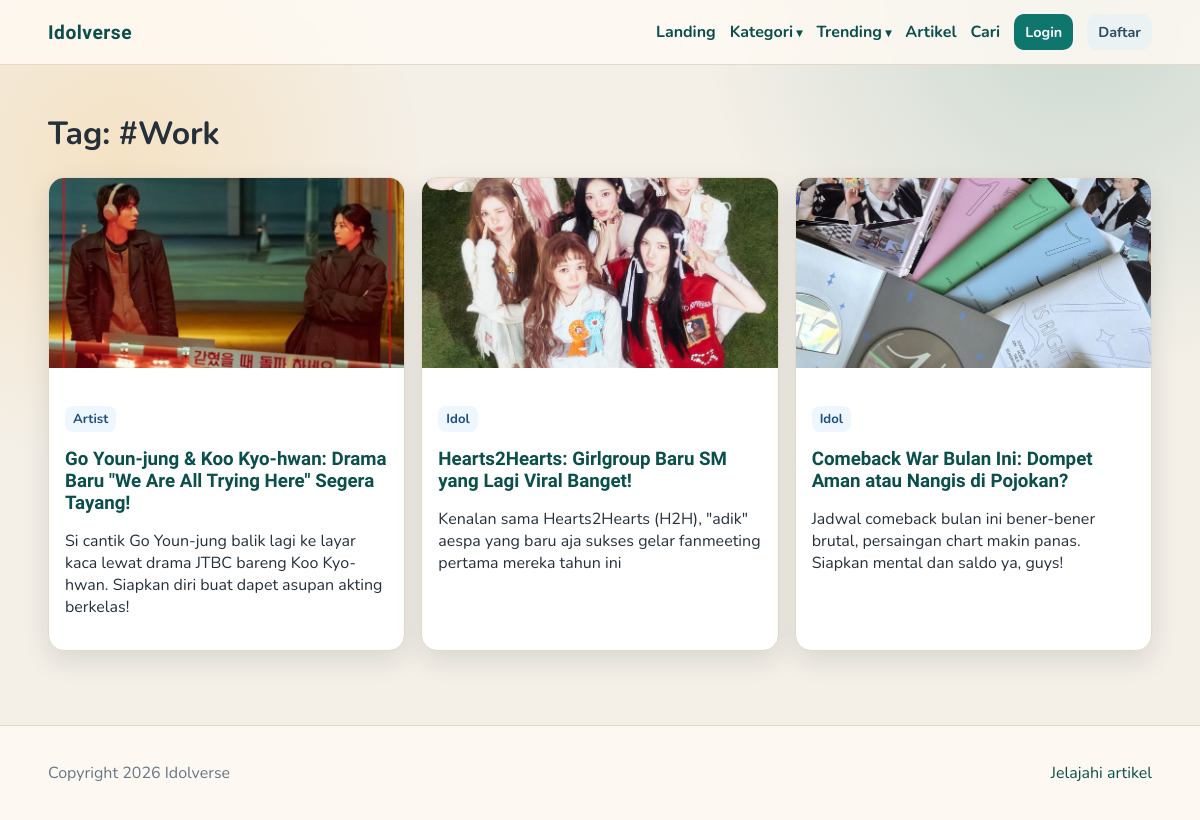
/blog/tag.php?slug=work, run on the app's committed database.
### tables this page shows
CREATE TABLE `tags` (
  `id` int(11) NOT NULL,
  `name` varchar(80) NOT NULL,
  `slug` varchar(100) NOT NULL,
  `created_at` timestamp NOT NULL DEFAULT current_timestamp()
);

CREATE TABLE `posts` (
  `id` int(11) NOT NULL,
  `user_id` int(11) NOT NULL,
  `category_id` int(11) NOT NULL,
  `title` varchar(180) NOT NULL,
  `slug` varchar(200) NOT NULL,
  `excerpt` text DEFAULT NULL,
  `content` longtext NOT NULL,
  `image_url` varchar(255) DEFAULT NULL,
  `is_published` tinyint(1) DEFAULT 1,
  `created_at` timestamp NOT NULL DEFAULT current_timestamp(),
  `updated_at` timestamp NOT NULL DEFAULT current_timestamp() ON UPDATE current_timestamp()
);

CREATE TABLE `categories` (
  `id` int(11) NOT NULL,
  `name` varchar(80) NOT NULL,
  `slug` varchar(100) NOT NULL,
  `created_at` timestamp NOT NULL DEFAULT current_timestamp()
);

### blog/includes/auth.php (called while the page is built, shortened)
<?php
function e(string $value): string {
    return htmlspecialchars($value, ENT_QUOTES, 'UTF-8');
}
?>

### blog/tag.php (the view, shortened to what this page needs)
<?php
require_once __DIR__ . '/includes/helpers.php';
$slug = trim($_GET['slug'] ?? '');
$stmt = $pdo->prepare('SELECT * FROM tags WHERE slug = ? LIMIT 1');
$stmt->execute([$slug]);
$tag = $stmt->fetch();
$postStmt = $pdo->prepare("SELECT p.*, c.name AS category_name FROM post_tags pt
JOIN posts p ON p.id = pt.post_id
JOIN categories c ON c.id = p.category_id
WHERE pt.tag_id = ? AND p.is_published = 1 ORDER BY p.created_at DESC");
$postStmt->execute([(int)$tag['id']]);
$posts = $postStmt->fetchAll();
include __DIR__ . '/includes/header.php';
?>
<div class="container">
    <h1>Tag: #<?= e($tag['name']); ?></h1>
    <div class="card-grid">
        <?php foreach ($posts as $post): ?>
        <article class="card">
            <img src="<?= e($post['image_url'] ?: 'https://images.unsplash.com/photo-1455390582262-044cdead277a?auto=format&fit=crop&w=1200&q=80'); ?>" alt="<?= e($post['title']); ?>">
            <div class="card-body">
                <p><span class="badge"><?= e($post['category_name']); ?></span></p>
                <h3><a href="/blog/post.php?slug=<?= e($post['slug']); ?>"><?= e($post['title']); ?></a></h3>
                <p><?= e($post['excerpt'] ?? ''); ?></p>
            </div>
        </article>
        <?php endforeach; ?>
    </div>
</div>
<?php include __DIR__ . '/includes/footer.php'; ?>

### blog/assets/css/style.css (style rules this page uses)
:root { --bg: #f4efe7; --surface: #fffaf3; --card: #ffffff; --text: #25303b; --muted: #667788; --brand: #0f766e; --brand-dark: #0a4f4b; --accent: #f59e0b; --danger: #b42318; --line: #e4d9c8; --shadow: 0 10px 26px rgba(27, 46, 62, 0.12); }
* { box-sizing: border-box; }
body { margin: 0; font-family: 'Nunito', sans-serif; color: var(--text); background: radial-gradient(circle at 10% 20%, rgba(245, 158, 11, 0.16), transparent 24%), radial-gradient(circle at 90% 0%, rgba(15, 118, 110, 0.18), transparent 28%), var(--bg); }
a { color: var(--brand-dark); text-decoration: none; }
.container { width: min(1120px, 92vw); margin: 0 auto; }
.card-grid { display: grid; grid-template-columns: repeat(auto-fit, minmax(260px, 1fr)); gap: 16px; }
.card { background: var(--card); border: 1px solid var(--line); border-radius: 16px; box-shadow: var(--shadow); overflow: hidden; }
.card img { width: 100%; height: 190px; object-fit: cover; }
.card-body { padding: 16px; }
.card h3 { margin: 4px 0 8px; font-family: 'Sora', sans-serif; }
.badge { display: inline-block; background: #eef6ff; color: #1d4f80; border-radius: 8px; padding: 4px 8px; font-size: .82rem; font-weight: 700; }

### data on the page
tags: name "Work"
posts: image_url (picture), category.name "Artist", title "Go Youn-jung & Koo Kyo-hwan: Drama Baru \"We Are All Trying Here\" Segera Tayang!", excerpt "Si cantik Go Youn-jung balik lagi ke layar kaca lewat drama JTBC bareng Koo Kyo-hwan. Siapkan diri buat dapet asupan akting berkelas!"
posts: image_url (picture), category.name "Idol", title "Hearts2Hearts: Girlgroup Baru SM yang Lagi Viral Banget!", excerpt "Kenalan sama Hearts2Hearts (H2H), \"adik\" aespa yang baru aja sukses gelar fanmeeting pertama mereka tahun ini"
posts: image_url (picture), category.name "Idol", title "Comeback War Bulan Ini: Dompet Aman atau Nangis di Pojokan?", excerpt "Jadwal comeback bulan ini bener-bener brutal, persaingan chart makin panas. Siapkan mental dan saldo ya, guys!"
